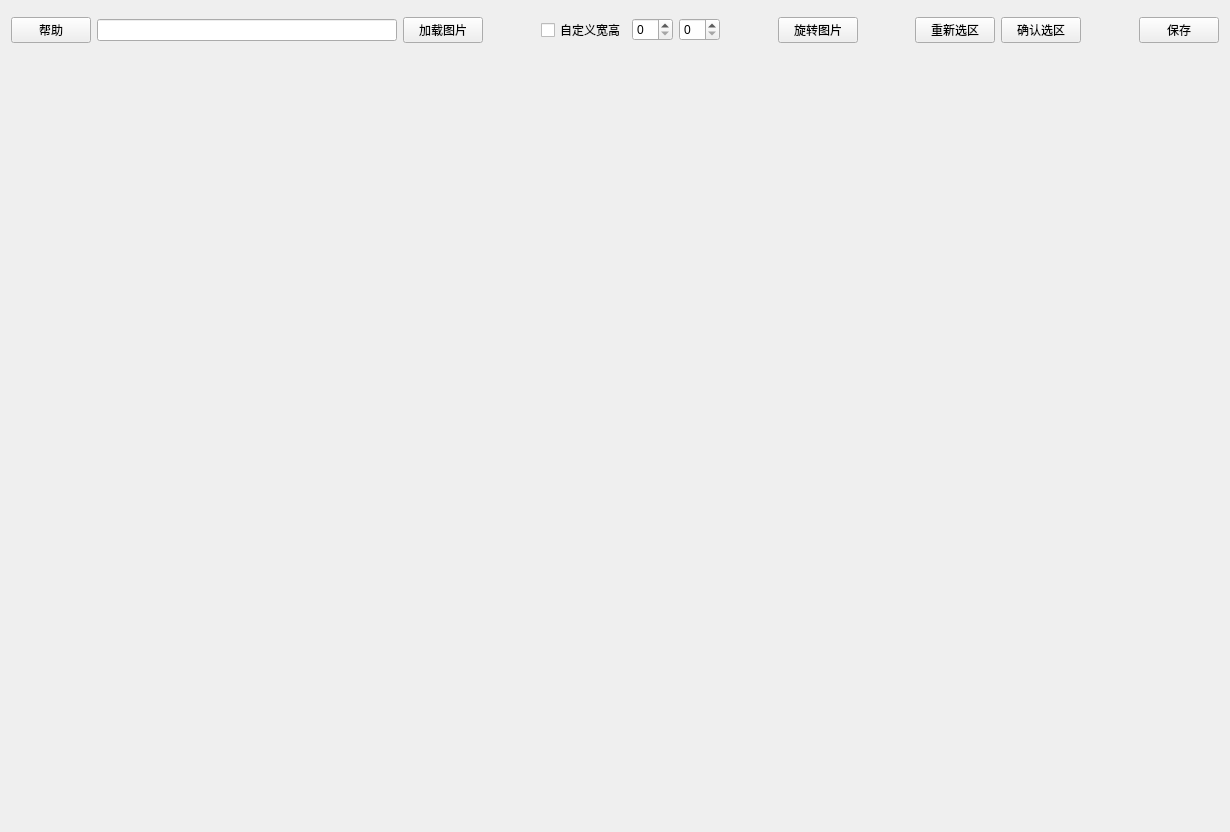
<?xml version="1.0" encoding="UTF-8"?>
<ui version="4.0">
 <class>Widget</class>
 <widget class="QWidget" name="Widget">
  <property name="geometry">
   <rect>
    <x>0</x>
    <y>0</y>
    <width>1230</width>
    <height>832</height>
   </rect>
  </property>
  <property name="windowTitle">
   <string>Widget</string>
  </property>
  <layout class="QVBoxLayout" name="verticalLayout">
   <property name="spacing">
    <number>0</number>
   </property>
   <property name="leftMargin">
    <number>0</number>
   </property>
   <property name="topMargin">
    <number>0</number>
   </property>
   <property name="rightMargin">
    <number>0</number>
   </property>
   <property name="bottomMargin">
    <number>0</number>
   </property>
   <item>
    <widget class="QWidget" name="widgetControlArea" native="true">
     <property name="maximumSize">
      <size>
       <width>16777215</width>
       <height>60</height>
      </size>
     </property>
     <layout class="QHBoxLayout" name="horizontalLayout">
      <item>
       <widget class="QPushButton" name="pushButtonHelp">
        <property name="text">
         <string>帮助</string>
        </property>
       </widget>
      </item>
      <item>
       <widget class="QLineEdit" name="lineEditImageFileName">
        <property name="minimumSize">
         <size>
          <width>300</width>
          <height>0</height>
         </size>
        </property>
       </widget>
      </item>
      <item>
       <widget class="QPushButton" name="pushButtonLoadImage">
        <property name="text">
         <string>加载图片</string>
        </property>
       </widget>
      </item>
      <item>
       <spacer name="horizontalSpacer">
        <property name="orientation">
         <enum>Qt::Horizontal</enum>
        </property>
        <property name="sizeHint" stdset="0">
         <size>
          <width>40</width>
          <height>20</height>
         </size>
        </property>
       </spacer>
      </item>
      <item>
       <widget class="QCheckBox" name="checkBoxSelfWH">
        <property name="text">
         <string>自定义宽高</string>
        </property>
       </widget>
      </item>
      <item>
       <widget class="QSpinBox" name="spinBoxWidth"/>
      </item>
      <item>
       <widget class="QSpinBox" name="spinBoxHeight"/>
      </item>
      <item>
       <spacer name="horizontalSpacer_2">
        <property name="orientation">
         <enum>Qt::Horizontal</enum>
        </property>
        <property name="sizeHint" stdset="0">
         <size>
          <width>40</width>
          <height>20</height>
         </size>
        </property>
       </spacer>
      </item>
      <item>
       <widget class="QPushButton" name="pushButtonTransFormPicture">
        <property name="text">
         <string>旋转图片</string>
        </property>
       </widget>
      </item>
      <item>
       <spacer name="horizontalSpacer_3">
        <property name="orientation">
         <enum>Qt::Horizontal</enum>
        </property>
        <property name="sizeHint" stdset="0">
         <size>
          <width>40</width>
          <height>20</height>
         </size>
        </property>
       </spacer>
      </item>
      <item>
       <widget class="QPushButton" name="pushButtonReRectanglise">
        <property name="text">
         <string>重新选区</string>
        </property>
       </widget>
      </item>
      <item>
       <widget class="QPushButton" name="pushButtonApplyRect">
        <property name="text">
         <string>确认选区</string>
        </property>
       </widget>
      </item>
      <item>
       <spacer name="horizontalSpacer_4">
        <property name="orientation">
         <enum>Qt::Horizontal</enum>
        </property>
        <property name="sizeHint" stdset="0">
         <size>
          <width>40</width>
          <height>20</height>
         </size>
        </property>
       </spacer>
      </item>
      <item>
       <widget class="QPushButton" name="pushButtonSaveImage">
        <property name="text">
         <string>保存</string>
        </property>
       </widget>
      </item>
     </layout>
    </widget>
   </item>
   <item>
    <widget class="QWidget" name="widgetDisplayArea" native="true">
     <property name="acceptDrops">
      <bool>false</bool>
     </property>
     <property name="autoFillBackground">
      <bool>false</bool>
     </property>
    </widget>
   </item>
  </layout>
 </widget>
 <layoutdefault spacing="6" margin="11"/>
 <resources/>
 <connections/>
</ui>
